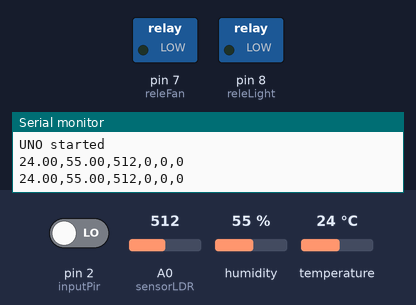
Recording of a sketch running on a simulated Arduino Uno, built with avr-gcc and run on an emulated ATmega328P. Parts: switched loads named in the sketch (green lamp = pin HIGH), the last lines printed to the serial monitor. The test bench sets the inputs (shaded band); at power-on: temperature 24 °C, pin 2 (inputPir) LOW, A0 (sensorLDR) = 512, humidity 55 %.

Above: at 1.8 s.
1.9 s: temperature set to 28 °C
At 2.5 s:
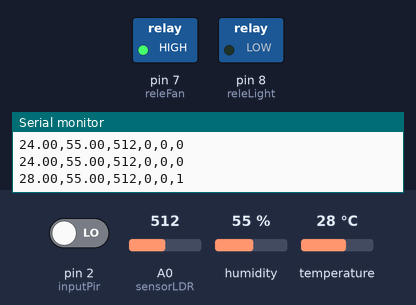
4.5 s: pin 2 (inputPir) driven HIGH
At 5.8 s:
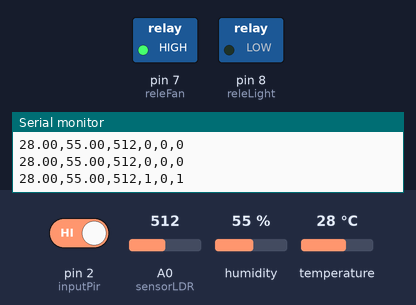
6.5 s: A0 (sensorLDR) set to 55
8.3 s: A0 (sensorLDR) set to 47
At 9.6 s:
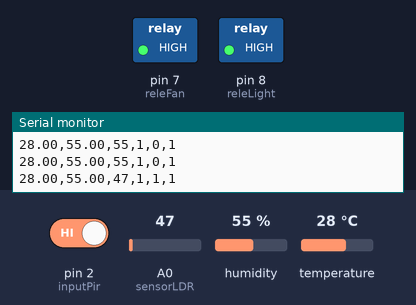
10.6 s: temperature set to 26 °C
At 12.5 s:
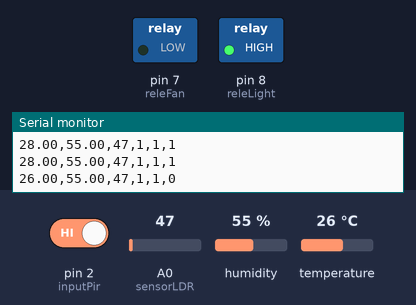
13.6 s: temperature set to 33 °C
At 15.0 s:
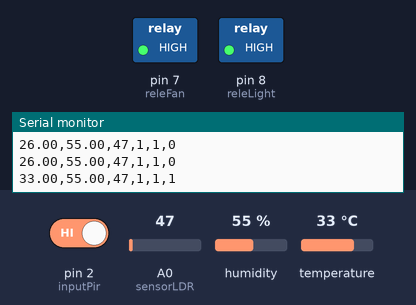
Timing chart, 0 to 16.6 s (numbered marks = the images above; inputs shaded):
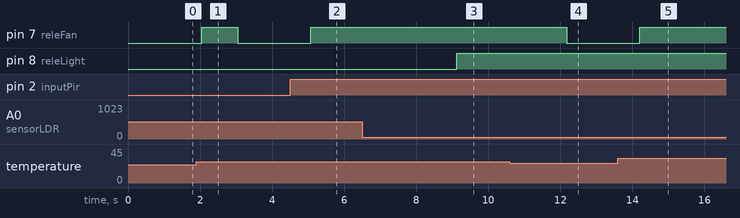

Measured:
- the behaviour switches between 50 and 49 on A0 (sensorLDR) (found by bisection; images 2 and 3)
- the behaviour switches between 28 and 27 °C on temperature (found by bisection; images 3 and 4)
- after the input at 1.9 s, pin 7 (releFan): LOW → HIGH after 0.15 s, → LOW 1.0 s later
- after the input at 4.5 s, pin 7 (releFan): LOW → HIGH after 0.58 s
- after the input at 8.3 s, pin 8 (releLight): LOW → HIGH after 0.83 s
- after the input at 10.6 s, pin 7 (releFan): HIGH → LOW after 1.6 s
- after the input at 13.6 s, pin 7 (releFan): LOW → HIGH after 0.61 s

The sketch:

Smart_Home_Automation_Arduino.ino
```cpp
#include <DHT.h>

// ===== CHAN KET NOI =====
int releLight = 8;
int releFan   = 7;
int inputPir  = 2;
int sensorLDR = A0;

#define DHTPIN A1
#define DHTTYPE DHT11

DHT dht(DHTPIN, DHTTYPE);

// ===== DEM THOI GIAN 3 GIAY =====
unsigned long lastMotionTime = 0;
const unsigned long offDelay = 3000;

void setup() {
  pinMode(releLight, OUTPUT);
  pinMode(releFan, OUTPUT);
  pinMode(inputPir, INPUT);

  digitalWrite(releLight, LOW);
  digitalWrite(releFan, LOW);

  Serial.begin(9600);
  dht.begin();

  Serial.println("UNO started");
}

void loop() {
  int valPir = digitalRead(inputPir);
  int valLDR = analogRead(sensorLDR);

  float temperatureC = dht.readTemperature();
  float humidity     = dht.readHumidity();

  if (isnan(temperatureC) || isnan(humidity)) {
    delay(500);
    return;
  }

  // cap nhat lan cuoi co chuyen dong
  if (valPir == HIGH) {
    lastMotionTime = millis();
  }

  // dieu khien trong 3 giay sau khi thay chuyen dong
  if (millis() - lastMotionTime < offDelay) {
    // den
    if (valLDR < 50) {
      digitalWrite(releLight, HIGH);
    } else {
      digitalWrite(releLight, LOW);
    }

    // quat
    if (temperatureC > 27) {
      digitalWrite(releFan, HIGH);
    } else {
      digitalWrite(releFan, LOW);
    }
  } else {
    digitalWrite(releLight, LOW);
    digitalWrite(releFan, LOW);
  }

  int lightState = digitalRead(releLight);
  int fanState   = digitalRead(releFan);

  // gui qua ESP8266
  Serial.print(temperatureC);
  Serial.print(",");
  Serial.print(humidity);
  Serial.print(",");
  Serial.print(valLDR);
  Serial.print(",");
  Serial.print(valPir);
  Serial.print(",");
  Serial.print(lightState);
  Serial.print(",");
  Serial.println(fanState);

  delay(1000);
}
```
